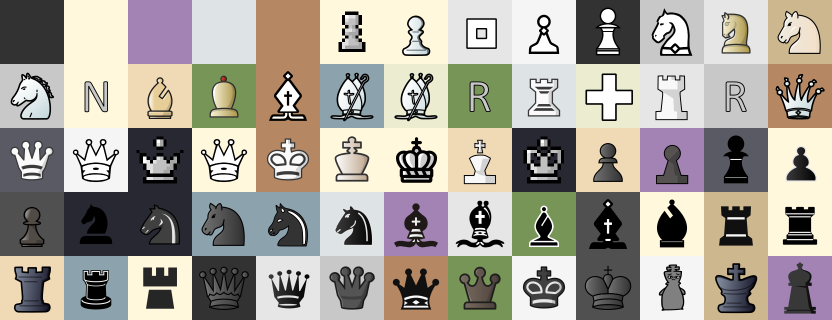
#> input picture training_data_samples.png, 1664 x 640 px (shown at 1/2 size)
$ python -i board_detector.py   (imports and definitions only)
#> lines starting #> are read from the running program, lines starting #| are printed output that depends on the picture; after the words box and inside, x2 and y2 are one past the last pixel; in counts of white or black regions, pixels touching at a corner belong together
### app/utils/image_utils.py
import cv2
import numpy as np
from PIL import Image
import io
from typing import Tuple, Optional


# [7 lines left out: function load_image_from_bytes, not called in this run]


def resize_image(image: np.ndarray, max_dimension: int = 1000) -> np.ndarray:
    """Resize image if it's too large, maintaining aspect ratio"""
    height, width = image.shape[:2]

    if height <= max_dimension and width <= max_dimension:
        return image

    if height > width:
        scale = max_dimension / height
    else:
        scale = max_dimension / width

    new_width = int(width * scale)
    new_height = int(height * scale)

    return cv2.resize(image, (new_width, new_height), interpolation=cv2.INTER_AREA)


def preprocess_for_detection(image: np.ndarray) -> Tuple[np.ndarray, np.ndarray]:
    """Preprocess image for board detection"""
    # Convert to grayscale
    gray = cv2.cvtColor(image, cv2.COLOR_RGB2GRAY)

    # Apply Gaussian blur to reduce noise
    blurred = cv2.GaussianBlur(gray, (5, 5), 0)

    return gray, blurred


def order_points(pts: np.ndarray) -> np.ndarray:
    """Order points in top-left, top-right, bottom-right, bottom-left order"""
    # Initialize a list of coordinates that will be ordered
    rect = np.zeros((4, 2), dtype="float32")

    # The top-left point will have the smallest sum, whereas
    # the bottom-right point will have the largest sum
    s = pts.sum(axis=1)
    rect[0] = pts[np.argmin(s)]
    rect[2] = pts[np.argmax(s)]

    # The top-right point will have the smallest difference,
    # whereas the bottom-left will have the largest difference
    diff = np.diff(pts, axis=1)
    rect[1] = pts[np.argmin(diff)]
    rect[3] = pts[np.argmax(diff)]

    return rect


def four_point_transform(image: np.ndarray, pts: np.ndarray) -> np.ndarray:
    """Apply perspective transform to get a top-down view"""
    # Obtain a consistent order of the points
    rect = order_points(pts)
    (tl, tr, br, bl) = rect

    # Compute the width of the new image
    widthA = np.sqrt(((br[0] - bl[0]) ** 2) + ((br[1] - bl[1]) ** 2))
    widthB = np.sqrt(((tr[0] - tl[0]) ** 2) + ((tr[1] - tl[1]) ** 2))
    maxWidth = max(int(widthA), int(widthB))

    # Compute the height of the new image
    heightA = np.sqrt(((tr[0] - br[0]) ** 2) + ((tr[1] - br[1]) ** 2))
    heightB = np.sqrt(((tl[0] - bl[0]) ** 2) + ((tl[1] - bl[1]) ** 2))
    maxHeight = max(int(heightA), int(heightB))

    # Construct the destination points
    dst = np.array([
        [0, 0],
        [maxWidth - 1, 0],
        [maxWidth - 1, maxHeight - 1],
        [0, maxHeight - 1]], dtype="float32")

    # Compute the perspective transform matrix and apply it
    M = cv2.getPerspectiveTransform(rect, dst)
    warped = cv2.warpPerspective(image, M, (maxWidth, maxHeight))

    return warped

### app/models/board_detector.py
import cv2
import numpy as np
from typing import List, Tuple, Optional
from app.utils.image_utils import (
    preprocess_for_detection,
    four_point_transform,
    resize_image
)
from app.core.exceptions import BoardDetectionError


class BoardDetector:
    def __init__(self):
        self.min_board_area_ratio = 0.1  # Board should be at least 10% of image
        self.canny_threshold1 = 50
        self.canny_threshold2 = 150

    def detect_board(self, image: np.ndarray) -> np.ndarray:
        """
        Detect chess board in the image and return perspective-corrected board
        """
        # Resize if too large
        original_image = image.copy()
        image = resize_image(image, max_dimension=1000)

        # Get grayscale and blurred versions
        gray, blurred = preprocess_for_detection(image)

        # Try multiple detection methods
        board_corners = self._detect_board_corners(image, gray, blurred)

        if board_corners is None:
            raise BoardDetectionError("Could not detect chess board in the image")

        # Apply perspective transform to get square board
        board_image = four_point_transform(original_image, board_corners)

        # Ensure the board is square
        height, width = board_image.shape[:2]
        size = min(height, width)
        board_image = cv2.resize(board_image, (size, size))

        return board_image

    def _detect_board_corners(self, image: np.ndarray, gray: np.ndarray,
                            blurred: np.ndarray) -> Optional[np.ndarray]:
        """Try multiple methods to detect board corners"""
        # Method 1: Edge detection + contour finding
        corners = self._detect_by_edges(image, gray, blurred)
        if corners is not None:
            return corners

        # Method 2: Hough line detection
        corners = self._detect_by_lines(image, gray)
        if corners is not None:
            return corners

        # Method 3: Simple largest quadrilateral
        corners = self._detect_largest_quad(image, gray)
        return corners

    def _detect_by_edges(self, image: np.ndarray, gray: np.ndarray,
                        blurred: np.ndarray) -> Optional[np.ndarray]:
        """Detect board using edge detection and contours"""
        # Apply Canny edge detection
        edges = cv2.Canny(blurred, self.canny_threshold1, self.canny_threshold2)

        # Find contours
        contours, _ = cv2.findContours(edges, cv2.RETR_EXTERNAL, cv2.CHAIN_APPROX_SIMPLE)

        # Sort contours by area
        contours = sorted(contours, key=cv2.contourArea, reverse=True)

        image_area = image.shape[0] * image.shape[1]
        min_area = image_area * self.min_board_area_ratio

        for contour in contours[:5]:  # Check top 5 contours
            # Approximate contour to polygon
            peri = cv2.arcLength(contour, True)
            approx = cv2.approxPolyDP(contour, 0.02 * peri, True)

            # Look for quadrilaterals
            if len(approx) == 4 and cv2.contourArea(approx) > min_area:
                # Check if it's roughly square-ish
                corners = approx.reshape(4, 2)
                if self._is_square_like(corners):
                    return corners

        return None

    def _detect_by_lines(self, image: np.ndarray, gray: np.ndarray) -> Optional[np.ndarray]:
        """Detect board using Hough line detection"""
        edges = cv2.Canny(gray, 50, 150)

        # Detect lines using Hough transform
        lines = cv2.HoughLinesP(edges, 1, np.pi/180, 100,
                               minLineLength=100, maxLineGap=10)

        if lines is None:
            return None

        # Find horizontal and vertical lines
        horizontal_lines = []
        vertical_lines = []

        for line in lines:
            x1, y1, x2, y2 = line[0]
            angle = np.abs(np.arctan2(y2 - y1, x2 - x1) * 180 / np.pi)

            if angle < 10 or angle > 170:  # Horizontal
                horizontal_lines.append(line[0])
            elif 80 < angle < 100:  # Vertical
                vertical_lines.append(line[0])

        # Try to find board boundaries from lines
        if len(horizontal_lines) >= 2 and len(vertical_lines) >= 2:
            # Sort lines by position
            horizontal_lines.sort(key=lambda l: (l[1] + l[3]) / 2)
            vertical_lines.sort(key=lambda l: (l[0] + l[2]) / 2)

            # Get outer lines
            top_line = horizontal_lines[0]
            bottom_line = horizontal_lines[-1]
            left_line = vertical_lines[0]
            right_line = vertical_lines[-1]

            # Find intersections
            corners = []
            for h_line in [top_line, bottom_line]:
                for v_line in [left_line, right_line]:
                    intersection = self._line_intersection(h_line, v_line)
                    if intersection is not None:
                        corners.append(intersection)

            if len(corners) == 4:
                return np.array(corners, dtype=np.float32)

        return None

    # [41 lines left out: functions _detect_largest_quad, _is_square_like, not called in this run]

    def _line_intersection(self, line1: np.ndarray, line2: np.ndarray) -> Optional[np.ndarray]:
        """Find intersection point of two lines"""
        x1, y1, x2, y2 = line1
        x3, y3, x4, y4 = line2

        denom = (x1 - x2) * (y3 - y4) - (y1 - y2) * (x3 - x4)
        if abs(denom) < 1e-10:
            return None

        t = ((x1 - x3) * (y3 - y4) - (y1 - y3) * (x3 - x4)) / denom

        x = x1 + t * (x2 - x1)
        y = y1 + t * (y2 - y1)

        return np.array([x, y])

    # [23 lines left out: function extract_squares, not called in this run]

>>> import cv2
>>> picture = cv2.imread('../../training_data_samples.png')
#> picture is the input picture: shape (640, 1664, 3); mean B, G, R 149.4, 158.7, 163.4
>>> result = BoardDetector().detect_board(picture)
#> in resize_image, `return cv2.resize(image, (new_width, new_height), interpolation=cv2.IN..`:
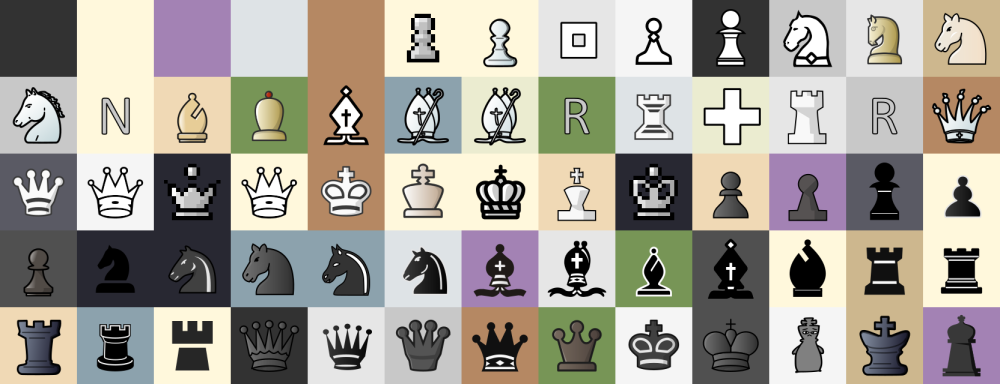
#> returned value: shape (384, 1000, 3); mean of channels 0, 1, 2 149.4, 158.7, 163.4; drawn as B, G, R
#> in preprocess_for_detection, `gray = cv2.cvtColor(image, cv2.COLOR_RGB2GRAY)`:
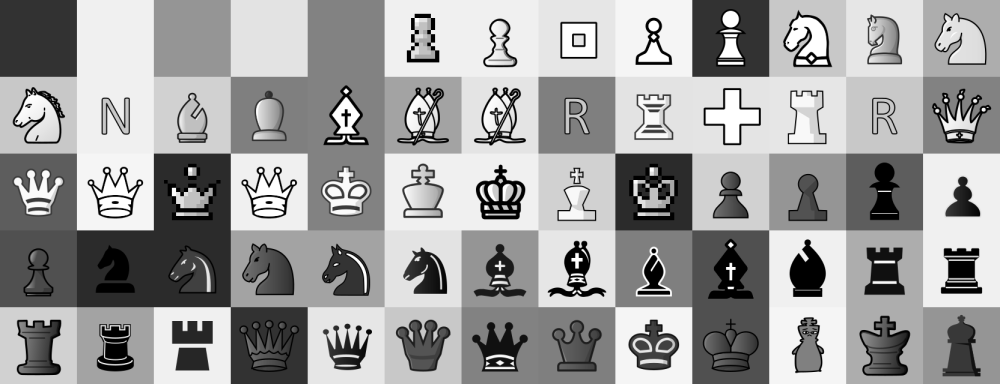
#> gray: shape (384, 1000); min 0, max 255, mean 156.4
#> in preprocess_for_detection, `blurred = cv2.GaussianBlur(gray, (5, 5), 0)`:
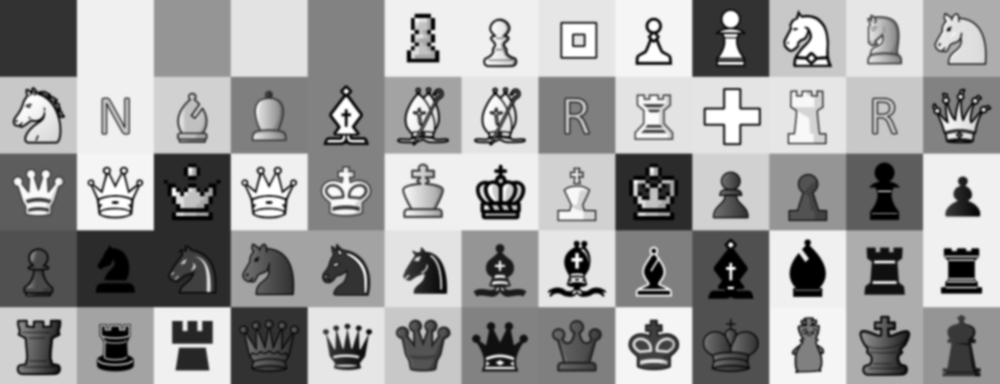
#> blurred: shape (384, 1000); min 0, max 255, mean 156.4
#> in _detect_by_edges, `edges = cv2.Canny(blurred, self.canny_threshold1, self.canny_threshold2)`:
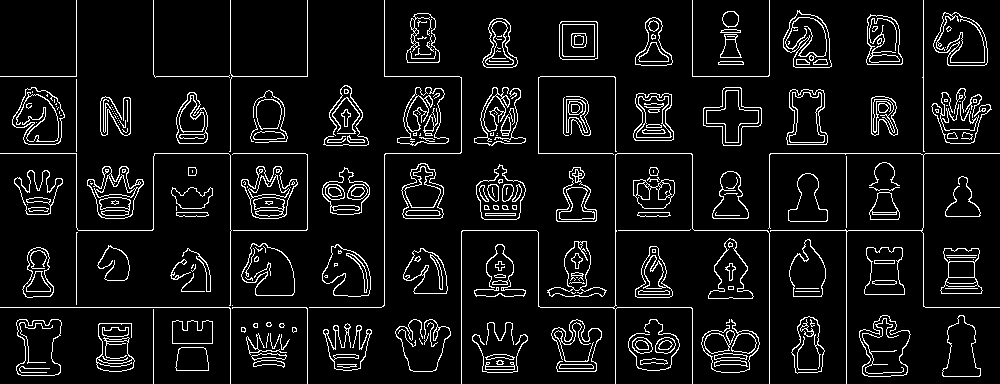
#> edges: shape (384, 1000); 7.7% white in thin lines or dots
#> in _detect_by_edges, `contours, _ = cv2.findContours(edges, cv2.RETR_EXTERNAL, cv2.CHAIN_APP..`: contours = 171 contours, 81 with area under 20; largest, box (x1, y1, x2, y2) and area: (859, 315, 911, 377) 2100, (12, 87, 65, 145) 2094, (933, 12, 988, 66) 2084, (241, 243, 295, 296) 1979, (783, 10, 832, 68) 1974
#> the loop in _detect_by_edges, `for contour in contours[:5]:` made 5 passes
#> peri on passes 1 to 5: 256.4, 219.1, 223.9, 223.3, 231.6
#> in _detect_by_lines, `edges = cv2.Canny(gray, 50, 150)`:
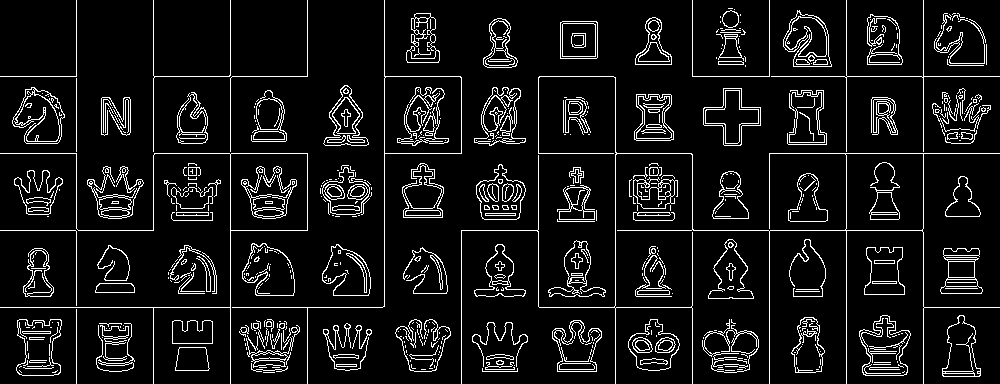
#> edges: shape (384, 1000); 8.5% white in thin lines or dots
#> in _detect_by_lines, `lines = cv2.HoughLinesP(edges, 1, np.pi/180, 100, minLineLength=100, m..`: lines = 17 rows, first 6: [615, 230, 922, 230], [769, 153, 999, 153], [692, 76, 999, 76], [539, 307, 691, 307], [923, 383, 923, 0], [846, 383, 846, 0]
#> the loop in _detect_by_lines, `for line in lines:` made 17 passes
#> (x1, y1, x2, y2, angle) on passes 1 to 12: (615, 230, 922, 230, 0), (769, 153, 999, 153, 0), (692, 76, 999, 76, 0), (539, 307, 691, 307, 0), (923, 383, 923, 0, 90), (846, 383, 846, 0, 90), (76, 383, 76, 0, 90), (230, 383, 230, 0, 90), (615, 383, 615, 77, 90), (384, 306, 384, 0, 90), (769, 383, 769, 154, 90), (153, 230, 153, 0, 90)
#> after the loop in _detect_by_lines, `for line in lines:`: horizontal_lines = [[615, 230, 922, 230], [769, 153, 999, 153], [692, 76, 999, 76], [539, 307, 691, 307], [0, 307, 382, 307], [154, 153, 306, 153]]; vertical_lines = [[923, 383, 923, 0], [846, 383, 846, 0], [76, 383, 76, 0], [230, 383, 230, 0], [615, 383, 615, 77], [384, 306, 384, 0], [769, 383, 769, 154], [153, 230, 153, 0], [692, 383, 692, 154], [461, 383, 461, 230], [538, 306, 538, 77]]
#> in _detect_by_lines, `top_line = horizontal_lines[0]`: top_line = [692, 76, 999, 76]
#> in _detect_by_lines, `bottom_line = horizontal_lines[-1]`: bottom_line = [0, 307, 382, 307]
#> in _detect_by_lines, `left_line = vertical_lines[0]`: left_line = [76, 383, 76, 0]
#> in _detect_by_lines, `right_line = vertical_lines[-1]`: right_line = [923, 383, 923, 0]
#> the loop in _detect_by_lines, `for h_line in [top_line, bottom_line]:` made 2 passes
#> after the loop in _detect_by_lines, `for h_line in [top_line, bottom_line]:`: corners = [[76, 76], [923, 76], [76, 307], [923, 307]]
#> in order_points, `s = pts.sum(axis=1)`: s = [152, 999, 383, 1230]
#> in order_points, `diff = np.diff(pts, axis=1)`: diff = [0, -847, 231, -616]
#> in four_point_transform, `rect = order_points(pts)`: rect = [[76, 76], [923, 76], [923, 307], [76, 307]]
#> in four_point_transform, `(tl, tr, br, bl) = rect`: tl = [76, 76]; tr = [923, 76]; br = [923, 307]; bl = [76, 307]
#> in four_point_transform, `widthA = np.sqrt(((br[0] - bl[0]) ** 2) + ((br[1] - bl[1]) ** 2))`: widthA = 847
#> in four_point_transform, `heightA = np.sqrt(((tr[0] - br[0]) ** 2) + ((tr[1] - br[1]) ** 2))`: heightA = 231
#> in four_point_transform, `dst = np.array([ [0, 0], [maxWidth - 1, 0], [maxWidth - 1, maxHeight -..`: dst = [[0, 0], [846, 0], [846, 230], [0, 230]]
#> in four_point_transform, `M = cv2.getPerspectiveTransform(rect, dst)`: M = [[0.999, -7.97e-18, -75.91], [0, 0.996, -75.67], [2.55e-19, 3.64e-20, 1]]
#> in four_point_transform, `warped = cv2.warpPerspective(image, M, (maxWidth, maxHeight))`:
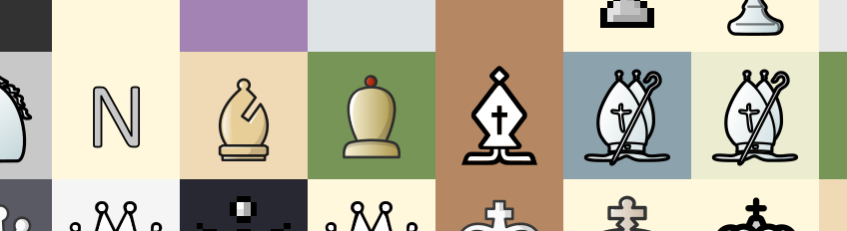
#> warped: shape (231, 847, 3); mean B, G, R 161.5, 181.1, 187.6
#> in detect_board, `board_image = cv2.resize(board_image, (size, size))`:
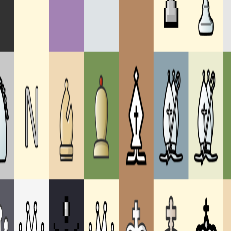
#> board_image: shape (231, 231, 3); mean B, G, R 161.5, 181.3, 187.7
